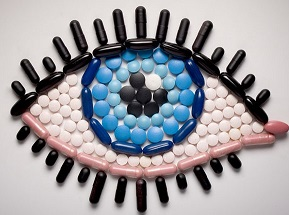
#> input picture src/vison.jpg, 289 x 215 px
$ python Erosion.py
#> lines starting #> are read from the running program, lines starting #| are printed output that depends on the picture
import cv2
import numpy as np
from PIL import Image, ImageFilter, ImageEnhance
filename = 'vison.jpg'
image = Image.open(filename)
#> image is the input picture: PIL image 289x215 RGB; mean R, G, B 156.3, 155.4, 160.5
size = width, height = image.size
#> size = (289, 215); width = 289; height = 215

input_image = cv2.imread('vison.jpg', cv2.IMREAD_COLOR)
kernel = np.ones((5,5), np.uint8)
erosion_image = cv2.erode(input_image, kernel, iterations=1)
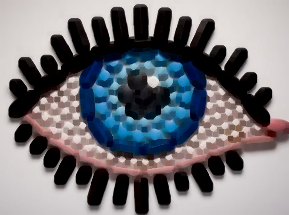
#> erosion_image: shape (215, 289, 3); mean B, G, R 122.9, 118, 118.6
cv2.imshow('Input', input_image)
cv2.imshow('Erosion', erosion_image)

cv2.waitKey(0)
